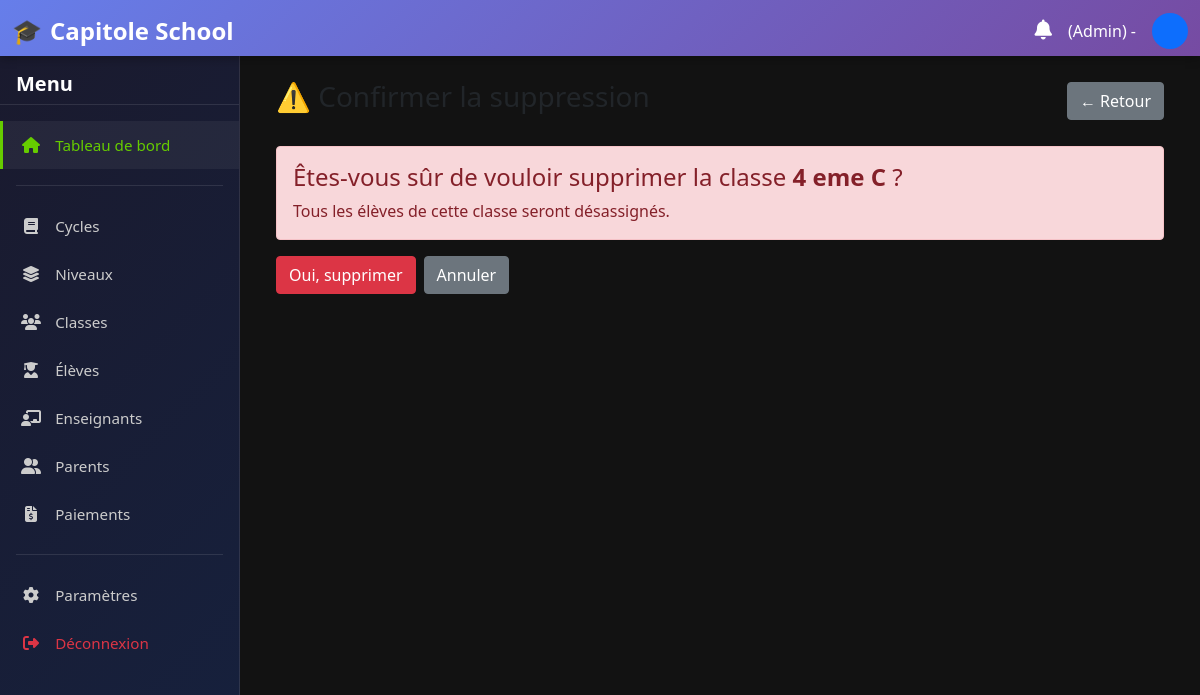
/classes/1/supprimer/ (signed in), run on an earlier commit of the app's database.
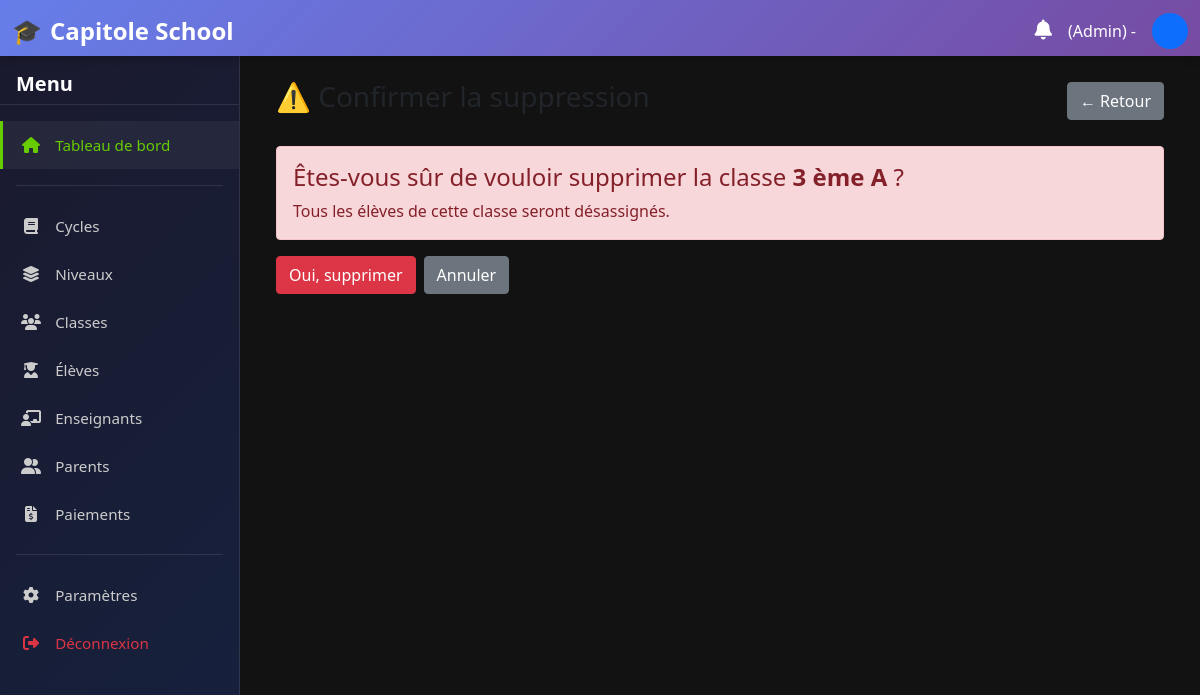
And on a later commit of the database.
### home/models.py (models this page shows, shortened)
class Classe(models.Model):
    niveau = models.ForeignKey(Niveau, on_delete=models.CASCADE, related_name='classes', verbose_name=_("Niveau"))
    nom = models.CharField(_("Nom de la classe"), max_length=50)
    effectif_max = models.PositiveIntegerField(_("Effectif maximum"), null=True, blank=True)
    class Meta:
        verbose_name = _("Classe")
        verbose_name_plural = _("Classes")
        unique_together = ('niveau', 'nom')
        ordering = ['niveau', 'nom']

### home/views.py (the view)
# urls.py: path('classes/<int:pk>/supprimer/', views.supprimer_classe, name='supprimer_classe'),
@login_required
def supprimer_classe(request, pk):
    classe = get_object_or_404(Classe, pk=pk)
    if request.method == 'POST':
        nom = classe.nom
        classe.delete()
        messages.success(request, f"Classe '{nom}' supprimée avec succès.")
        return redirect('home:liste_classes')
    return render(request, 'gestion/dashboards/supprimer_classe.html', {'classe': classe})

### home/templatetags/notification_extras.py (called while the page is built)
@register.filter
def has_unread_notifications(user):
    return user.notifications.filter(statut='NON_LU').exists()

### home/templates/gestion/dashboards/supprimer_classe.html (shortened to what this page needs)
{% extends "gestion/base.html" %}
{% block content %}
<div class="container-fluid">
    <div class="d-flex justify-content-between align-items-center mb-4">
        <h1 class="h3 text-dark">⚠️ Confirmer la suppression</h1>
        <a href="{% url 'home:liste_classes' %}" class="btn btn-secondary">← Retour</a>
    </div>
    <div class="alert alert-danger">
        <h4>Êtes-vous sûr de vouloir supprimer la classe <strong>{{ classe.nom }}</strong> ?</h4>
        <p class="mb-0">Tous les élèves de cette classe seront désassignés.</p>
    </div>
    <form method="post">
        <div class="d-flex gap-2">
            <button type="submit" class="btn btn-danger">Oui, supprimer</button>
            <a href="{% url 'home:liste_classes' %}" class="btn btn-secondary">Annuler</a>
        </div>
    </form>
</div>
{% endblock %}

What changed in the data, as far as the page shows it:
changed Classe: nom "4 eme C" → "3 ème A"
